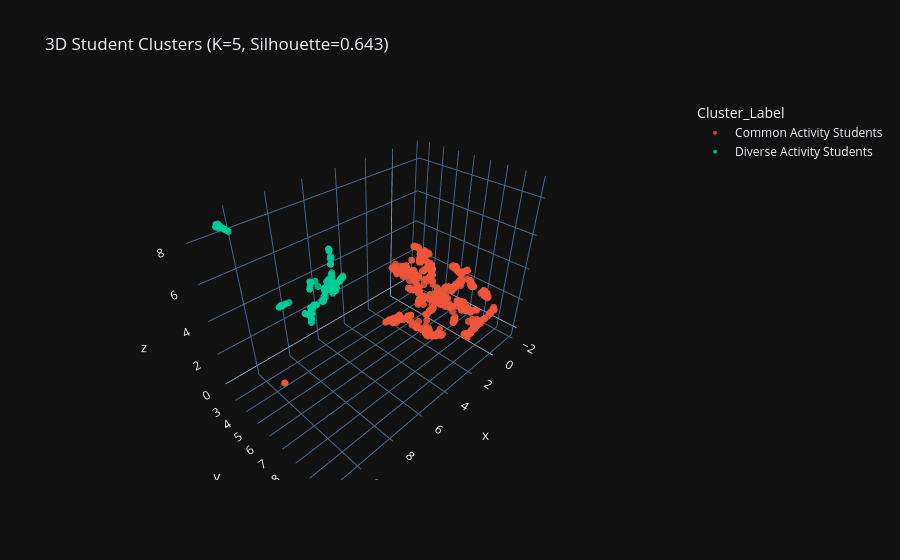

Notebook cell for this chart:
### Code cell
# Fresh 3D UMAP for visualization
import umap

reducer_3d = umap.UMAP(n_components=3, random_state=42, n_neighbors=30, min_dist=0.1)
X_3d = reducer_3d.fit_transform(X_binary.toarray())

df_final['x'] = X_3d[:, 0]
df_final['y'] = X_3d[:, 1]
df_final['z'] = X_3d[:, 2]

fig = px.scatter_3d(
    df_final, x='x', y='y', z='z',
    color='Cluster_Label',
    hover_name='ExtracurricularActivities',
    hover_data=['ClubMemberships'],
    title=f"3D Student Clusters (K={best_k}, Silhouette={score:.3f})",
    color_discrete_map={
        "Diverse Activity Students": "#00CC96",
        "Common Activity Students": "#EF553B"
    },
    template="plotly_dark"
)
fig.update_traces(marker=dict(size=4, opacity=0.85))
fig.show()

### Figure 1 — Plotly figure (JSON) as saved in the notebook; plotly's stock layout.template omitted (floating-point values rounded to 4 significant figures; data arrays with more than 128 entries replaced by an {"elided": "..."} marker saying what was removed)
{"data": [{"customdata": {"elided": "723x1 str values"}, "hovertemplate": "<b>%{hovertext}</b><br><br>Cluster_Label=Common Activity Students<br>x=%{x}<br>y=%{y}<br>z=%{z}<br>ClubMemberships=%{customdata[0]}<extra></extra>", "hovertext": {"elided": "723 str values"}, "legendgroup": "Common Activity Students", "marker": {"color": "#EF553B", "opacity": 0.85, "size": 4, "symbol": "circle"}, "mode": "markers", "name": "Common Activity Students", "scene": "scene", "showlegend": true, "type": "scatter3d", "x": {"elided": "723 float values"}, "y": {"elided": "723 float values"}, "z": {"elided": "723 float values"}}, {"customdata": {"elided": "191x1 str values"}, "hovertemplate": "<b>%{hovertext}</b><br><br>Cluster_Label=Diverse Activity Students<br>x=%{x}<br>y=%{y}<br>z=%{z}<br>ClubMemberships=%{customdata[0]}<extra></extra>", "hovertext": {"elided": "191 str values"}, "legendgroup": "Diverse Activity Students", "marker": {"color": "#00CC96", "opacity": 0.85, "size": 4, "symbol": "circle"}, "mode": "markers", "name": "Diverse Activity Students", "scene": "scene", "showlegend": true, "type": "scatter3d", "x": {"elided": "191 float values"}, "y": {"elided": "191 float values"}, "z": {"elided": "191 float values"}}], "layout": {"legend": {"title": {"text": "Cluster_Label"}, "tracegroupgap": 0}, "scene": {"domain": {"x": [0, 1], "y": [0, 1]}, "xaxis": {"title": {"text": "x"}}, "yaxis": {"title": {"text": "y"}}, "zaxis": {"title": {"text": "z"}}}, "title": {"text": "3D Student Clusters (K=5, Silhouette=0.643)"}}}
